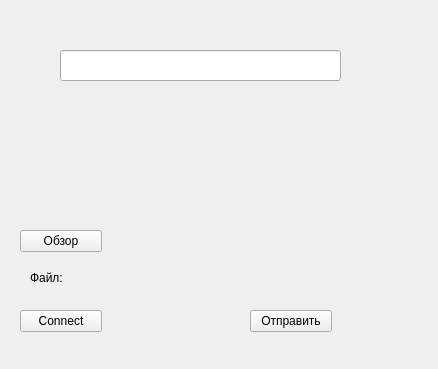
<?xml version="1.0" encoding="UTF-8"?>
<ui version="4.0">
 <class>mainX11</class>
 <widget class="QMainWindow" name="mainX11">
  <property name="geometry">
   <rect>
    <x>0</x>
    <y>0</y>
    <width>438</width>
    <height>369</height>
   </rect>
  </property>
  <property name="windowTitle">
   <string>mainX11</string>
  </property>
  <widget class="QWidget" name="centralWidget">
   <widget class="QPushButton" name="send">
    <property name="geometry">
     <rect>
      <x>250</x>
      <y>310</y>
      <width>82</width>
      <height>22</height>
     </rect>
    </property>
    <property name="text">
     <string>Отправить</string>
    </property>
   </widget>
   <widget class="QLabel" name="label">
    <property name="geometry">
     <rect>
      <x>30</x>
      <y>270</y>
      <width>41</width>
      <height>16</height>
     </rect>
    </property>
    <property name="text">
     <string>Файл:</string>
    </property>
   </widget>
   <widget class="QLabel" name="path">
    <property name="geometry">
     <rect>
      <x>80</x>
      <y>270</y>
      <width>351</width>
      <height>20</height>
     </rect>
    </property>
    <property name="text">
     <string/>
    </property>
   </widget>
   <widget class="QPushButton" name="browse">
    <property name="geometry">
     <rect>
      <x>20</x>
      <y>230</y>
      <width>82</width>
      <height>22</height>
     </rect>
    </property>
    <property name="text">
     <string>Обзор</string>
    </property>
   </widget>
   <widget class="QLabel" name="label_2">
    <property name="geometry">
     <rect>
      <x>10</x>
      <y>340</y>
      <width>411</width>
      <height>20</height>
     </rect>
    </property>
    <property name="text">
     <string/>
    </property>
   </widget>
   <widget class="QPushButton" name="connect">
    <property name="geometry">
     <rect>
      <x>20</x>
      <y>310</y>
      <width>82</width>
      <height>22</height>
     </rect>
    </property>
    <property name="text">
     <string>Connect</string>
    </property>
   </widget>
   <widget class="QLineEdit" name="lineEdit">
    <property name="geometry">
     <rect>
      <x>60</x>
      <y>50</y>
      <width>281</width>
      <height>31</height>
     </rect>
    </property>
   </widget>
  </widget>
 </widget>
 <layoutdefault spacing="6" margin="11"/>
 <resources/>
 <connections/>
</ui>
